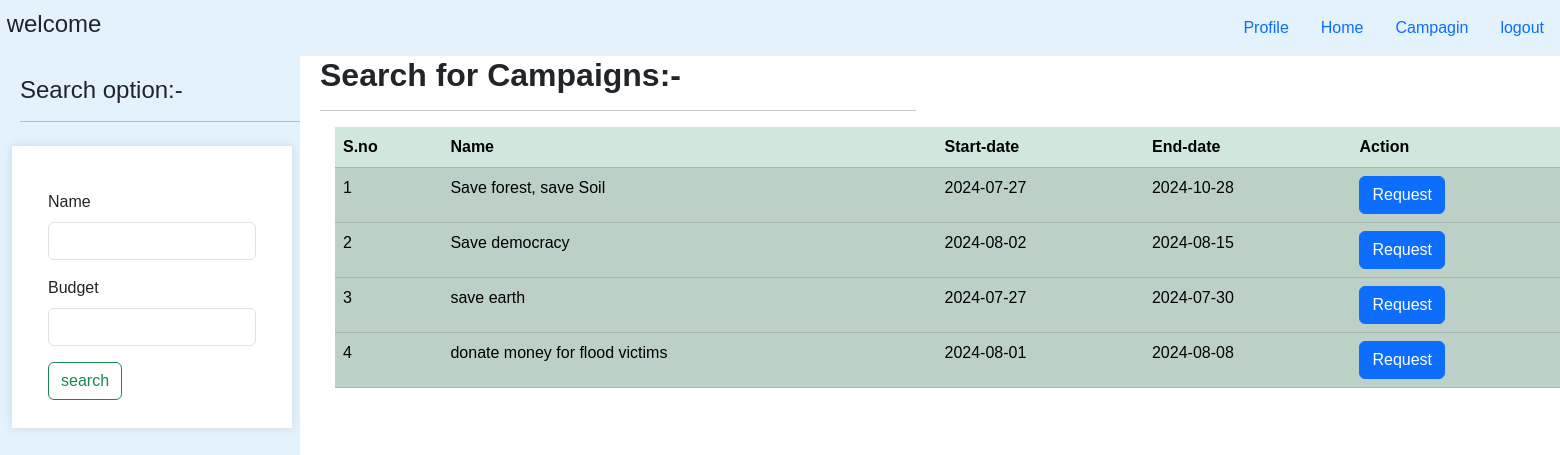
Page /user_home/Campagin/3 on the committed database.
### app.py (models this page shows)
class campaigns(db.Model):
    __tablename__='campaign'
    campaigns_id=db.Column(db.Integer,primary_key=True,autoincrement=True)
    sponser_id=db.Column(db.String,db.ForeignKey(Sponsers.Sponsers_id))
    name=db.Column(db.String,nullable=False)
    description=db.Column(db.String)
    start_date=db.Column(db.String)
    end_date=db.Column(db.String)
    budget=db.Column(db.Integer)
    Visibility=db.Column(db.String)
    goals=db.Column(db.String)
    flagged_camp=db.Column(db.Boolean, default=False)

### app.py (the view, shortened to what this page needs)
@app.route("/user_home/Campagin/<int:id>",methods=["GET","POST"])
def find_camp(id):
    user1=db.session.query(influencer).filter(influencer.influencer_id==id).first()
    if request.method=="GET":
        campdata=db.session.query(campaigns).all()
        count=1
        l=dict()
        for i in campdata:
            if i.Visibility!="hidden":
                l[count]=[i.name,i.start_date,i.end_date,i.campaigns_id]
                count+=1
        print(l)
        return render_template("camp_find.html",l=l,id=id,user_id=user1.user_id)

### templates/camp_find.html (shortened to what this page needs)
<!DOCTYPE html>
<html lang="en">
<head>
    <link href="https://cdn.jsdelivr.net/npm/bootstrap@5.3.3/dist/css/bootstrap.min.css" rel="stylesheet">
    <link rel="stylesheet" href="\static\style.css">
</head>
<body>
     <nav class="navbar" style="background-color: #e3f2fd;">
        <h4>&nbsp;welcome</h4>
        <ul class="nav justify-content-end">
            <li class="nav-item">
              <a class="nav-link active" aria-current="page" href="/userdetails/update/{{id}}">Profile</a>
            </li>
            <li class="nav-item">
              <a class="nav-link" href="/userlogin/{{user_id}}">Home</a>
            </li>
            <li class="nav-item">
              <a class="nav-link" href="/user_home/Campagin/{{id}}">Campagin</a>
            </li>
            <li>
              <a class="nav-link" href="/">logout</a>
            </li>
          </ul>
      </nav>
      <div class="home_camp">
        <div class="sidebar2">
          <h4>Search option:-<hr></h4><br>
          <form class="row g-3" method="POST" action="/user_home/Campagin/{{id}}">
            <div class="col-12">
              <label for="inputAddress" class="form-label">Name</label>
              <input type="text" class="form-control" id="inputAddress" name="name">
            </div>
            <div class="col-12">
              <label for="inputAddress" class="form-label">Budget</label>
              <input type="text" class="form-control" id="inputAddress" name="budget">
            </div>
            <div class="col-12">
              <button type="submit" class="btn btn-outline-success">search</button>
          </div>
          </form>
        </div>
        <div>
          <h2><b style="margin-left: 20px;">Search for Campaigns:- <hr style="margin-left: 20px;"></h2></b>
          <table class="table table-success table-striped" id="tab2">
            <thead>
                {% if l is not none %}
              <tr>
                <th>S.no</th>
                <th>Name</th>
                <th>Start-date</th>
                <th>End-date</th>
                <th>Action</th>
              </tr>
            </thead>
            <tbody>
                {% for i in l %}
              <tr>
                <td class="table-active">{{i}}</td>
                <td class="table-active">{{l[i][0]}}</td>
                <td class="table-active">{{l[i][1]}}</td>
                <td class="table-active">{{l[i][2]}}</td>
                <td  class="table-active">
                <a type="button" class="btn btn-primary" href="/user/{{ l[i][3] }}/{{id}}">Request</a>
                </td>
              </tr>
                {% endfor %}
              {% else %}
              <h4 style="margin-left: 25px;">No campagins found</h4><br>
              <h5 style="margin-left: 25px; color: red;">Please check the name and try again. </h5>
              {% endif %}
            </tbody>
          </table>
        </div>
      </div>
    </body>
</html>

### static/style.css (style rules this page uses)
* { font-family:Tahoma, Geneva, Verdana, sans-serif; height: auto; }
.g-3 { border: 8px solid white; background-color: white; padding: 20px; box-shadow: 0 0 10px rgba(0, 0, 0, 0.1); width: 100%; margin-right: 500px; }
#tab2 { width:200%; margin-left: 35px; margin-top: 10px; }
.home_camp { display: flex; }
.sidebar2 { background-color: #e3f2fd; width: 300px; height: 100vh; padding-top: 20px; padding-left: 20px }

### rows in the picture
campaigns: name "Save forest, save Soil", start_date "2024-07-27", end_date "2024-10-28"
campaigns: name "Save democracy", start_date "2024-08-02", end_date "2024-08-15"
campaigns: name "save earth", start_date "2024-07-27", end_date "2024-07-30"
campaigns: name "donate money for flood victims", start_date "2024-08-01", end_date "2024-08-08"

### other values in the picture
{{ i }} "1" "2" "3" "4"
